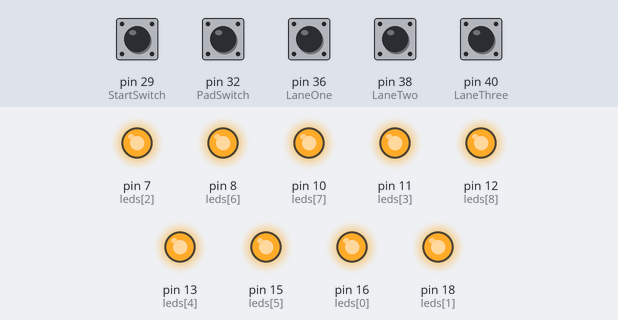
Simulated run of this program. Board: Raspberry Pi (header pin numbers). On the bench: output pins drawn as LEDs (lit = HIGH). Inputs (shaded band) come from the test bench; at power-on: pin 29 (StartSwitch), pin 32 (PadSwitch), pin 36 (LaneOne), pin 38 (LaneTwo), pin 40 (LaneThree) HIGH. What the program prints to the terminal is not drawn.

Above: at 0.1 s.
At 4.2 s:
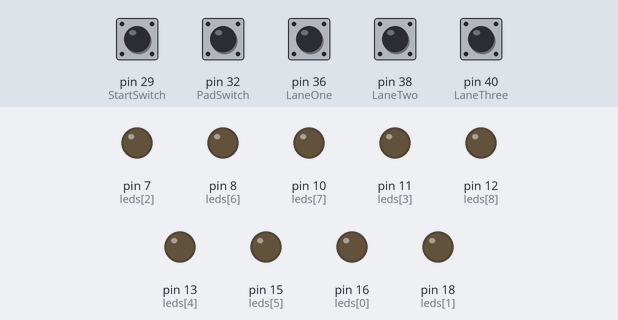
4.3 s: pin 29 (StartSwitch) pulled LOW for 0.15 s
5.9 s: pin 32 (PadSwitch) pulled LOW for 0.15 s
7.5 s: pin 36 (LaneOne) pulled LOW for 0.15 s
Timing chart, 0 to 10.5 s (numbered marks = the images above; inputs shaded):
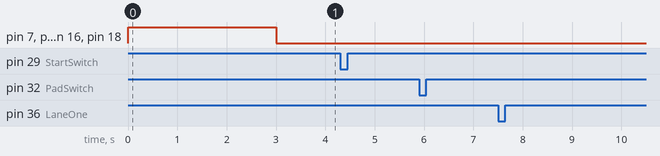

The program:

SensorTest.py
```python
#!/usr/bin/env python
import time
import RPi.GPIO as GPIO

#set input gpio pin numbers
LaneOne = 36
LaneTwo = 38
LaneThree = 40
PadSwitch = 32
StartSwitch = 29
## Set Bounce Time for inputs
Btime = 100


GPIO.setwarnings(False)
GPIO.setmode (GPIO.BOARD)
GPIO.setup(LaneOne,GPIO.IN,pull_up_down = GPIO.PUD_UP)
GPIO.setup(LaneTwo,GPIO.IN,pull_up_down = GPIO.PUD_UP)
GPIO.setup(LaneThree,GPIO.IN,pull_up_down = GPIO.PUD_UP)
GPIO.setup(PadSwitch,GPIO.IN,pull_up_down = GPIO.PUD_UP)
GPIO.setup(StartSwitch,GPIO.IN, pull_up_down = GPIO.PUD_UP)

# set output led gpio pin numbers
leds = [16,18,7,11,13,15,8,10,12]
# leds = [3,5,7,11,13,15,8,10,12]


x = 0
while x < 9:
   GPIO.setup(leds[x],GPIO.OUT)
   GPIO.output(leds[x],GPIO.HIGH)
   x +=1

time.sleep(int(3))

x = 0
while x < 9:
   GPIO.setup(leds[x],GPIO.OUT)
   GPIO.output(leds[x],GPIO.LOW)
   x +=1

x = 0
GPIO.add_event_detect(LaneOne, GPIO.RISING, bouncetime = Btime)
GPIO.add_event_detect(LaneTwo, GPIO.RISING, bouncetime = Btime)
GPIO.add_event_detect(LaneThree, GPIO.RISING, bouncetime = Btime)
GPIO.add_event_detect(PadSwitch, GPIO.RISING, bouncetime = Btime)
GPIO.add_event_detect(StartSwitch, GPIO.RISING, bouncetime = Btime)

while True:
	x +=1

	if GPIO.event_detected( LaneOne ):
		Msg = str(x) + " Lane 1"
		print (Msg)

	if GPIO.event_detected( LaneTwo ):
		Msg = str(x) + " Lane 2"
		print (Msg)

	if GPIO.event_detected( LaneThree ):
		Msg = str(x) + " Lane 3"
		print (Msg)

	if GPIO.event_detected( StartSwitch ):
		Msg = str(x) + " Start Switch"
		print (Msg)


	if GPIO.event_detected( PadSwitch ):
		Msg = str(x) + " Pad Switch"
		print (Msg)

	## time.sleep(int(1))

   
```

Measured:
- after the input at 4.3 s, every drawn part: stays the same
- after the input at 5.9 s, every drawn part: stays the same
- after the input at 7.5 s, every drawn part: stays the same
